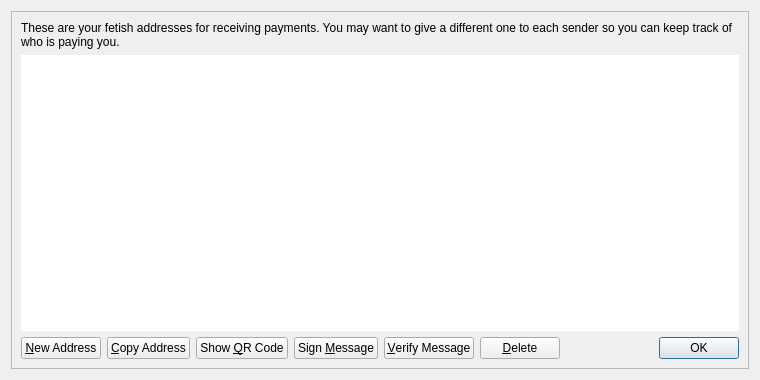
<?xml version="1.0" encoding="UTF-8"?>
<ui version="4.0">
 <class>AddressBookPage</class>
 <widget class="QWidget" name="AddressBookPage">
  <property name="geometry">
   <rect>
    <x>0</x>
    <y>0</y>
    <width>760</width>
    <height>380</height>
   </rect>
  </property>
  <property name="windowTitle">
   <string>Address Book</string>
  </property>
  <layout class="QVBoxLayout" name="verticalLayout_2">
   <item>
    <widget class="QFrame" name="frameMain">
     <property name="frameShape">
      <enum>QFrame::StyledPanel</enum>
     </property>
     <property name="frameShadow">
      <enum>QFrame::Raised</enum>
     </property>
     <layout class="QVBoxLayout" name="verticalLayout">
      <item>
       <widget class="QLabel" name="labelExplanation">
        <property name="text">
         <string>These are your fetish addresses for receiving payments. You may want to give a different one to each sender so you can keep track of who is paying you.</string>
        </property>
        <property name="textFormat">
         <enum>Qt::PlainText</enum>
        </property>
        <property name="wordWrap">
         <bool>true</bool>
        </property>
       </widget>
      </item>
      <item>
       <widget class="QTableView" name="tableView">
        <property name="contextMenuPolicy">
         <enum>Qt::CustomContextMenu</enum>
        </property>
        <property name="toolTip">
         <string>Double-click to edit address or label</string>
        </property>
        <property name="frameShape">
         <enum>QFrame::NoFrame</enum>
        </property>
        <property name="tabKeyNavigation">
         <bool>false</bool>
        </property>
        <property name="alternatingRowColors">
         <bool>true</bool>
        </property>
        <property name="selectionMode">
         <enum>QAbstractItemView::SingleSelection</enum>
        </property>
        <property name="selectionBehavior">
         <enum>QAbstractItemView::SelectRows</enum>
        </property>
        <property name="sortingEnabled">
         <bool>true</bool>
        </property>
        <attribute name="verticalHeaderVisible">
         <bool>false</bool>
        </attribute>
       </widget>
      </item>
      <item>
       <layout class="QHBoxLayout" name="horizontalLayout">
        <item>
         <widget class="QPushButton" name="newAddressButton">
          <property name="toolTip">
           <string>Create a new address</string>
          </property>
          <property name="text">
           <string>&amp;New Address</string>
          </property>
          <property name="icon">
           <iconset resource="../bitcoin.qrc">
            <normaloff>:/icons/add</normaloff>:/icons/add</iconset>
          </property>
         </widget>
        </item>
        <item>
         <widget class="QPushButton" name="copyToClipboard">
          <property name="toolTip">
           <string>Copy the currently selected address to the system clipboard</string>
          </property>
          <property name="text">
           <string>&amp;Copy Address</string>
          </property>
          <property name="icon">
           <iconset resource="../bitcoin.qrc">
            <normaloff>:/icons/editcopy</normaloff>:/icons/editcopy</iconset>
          </property>
         </widget>
        </item>
        <item>
         <widget class="QPushButton" name="showQRCode">
          <property name="text">
           <string>Show &amp;QR Code</string>
          </property>
          <property name="icon">
           <iconset resource="../bitcoin.qrc">
            <normaloff>:/icons/qrcode</normaloff>:/icons/qrcode</iconset>
          </property>
         </widget>
        </item>
        <item>
         <widget class="QPushButton" name="signMessage">
          <property name="toolTip">
           <string>Sign a message to prove you own a fetish address</string>
          </property>
          <property name="text">
           <string>Sign &amp;Message</string>
          </property>
          <property name="icon">
           <iconset resource="../bitcoin.qrc">
            <normaloff>:/icons/edit</normaloff>:/icons/edit</iconset>
          </property>
         </widget>
        </item>
        <item>
         <widget class="QPushButton" name="verifyMessage">
          <property name="toolTip">
           <string>Verify a message to ensure it was signed with a specified fetish address</string>
          </property>
          <property name="text">
           <string>&amp;Verify Message</string>
          </property>
          <property name="icon">
           <iconset resource="../bitcoin.qrc">
            <normaloff>:/icons/transaction_0</normaloff>:/icons/transaction_0</iconset>
          </property>
         </widget>
        </item>
        <item>
         <widget class="QPushButton" name="deleteButton">
          <property name="toolTip">
           <string>Delete the currently selected address from the list</string>
          </property>
          <property name="text">
           <string>&amp;Delete</string>
          </property>
          <property name="icon">
           <iconset resource="../bitcoin.qrc">
            <normaloff>:/icons/remove</normaloff>:/icons/remove</iconset>
          </property>
         </widget>
        </item>
        <item>
         <spacer name="horizontalSpacer">
          <property name="orientation">
           <enum>Qt::Horizontal</enum>
          </property>
          <property name="sizeHint" stdset="0">
           <size>
            <width>40</width>
            <height>20</height>
           </size>
          </property>
         </spacer>
        </item>
        <item>
         <widget class="QDialogButtonBox" name="buttonBox">
          <property name="sizePolicy">
           <sizepolicy hsizetype="Maximum" vsizetype="Fixed">
            <horstretch>0</horstretch>
            <verstretch>0</verstretch>
           </sizepolicy>
          </property>
          <property name="standardButtons">
           <set>QDialogButtonBox::Ok</set>
          </property>
         </widget>
        </item>
       </layout>
      </item>
     </layout>
    </widget>
   </item>
  </layout>
 </widget>
 <resources>
  <include location="../bitcoin.qrc"/>
 </resources>
 <connections/>
</ui>
